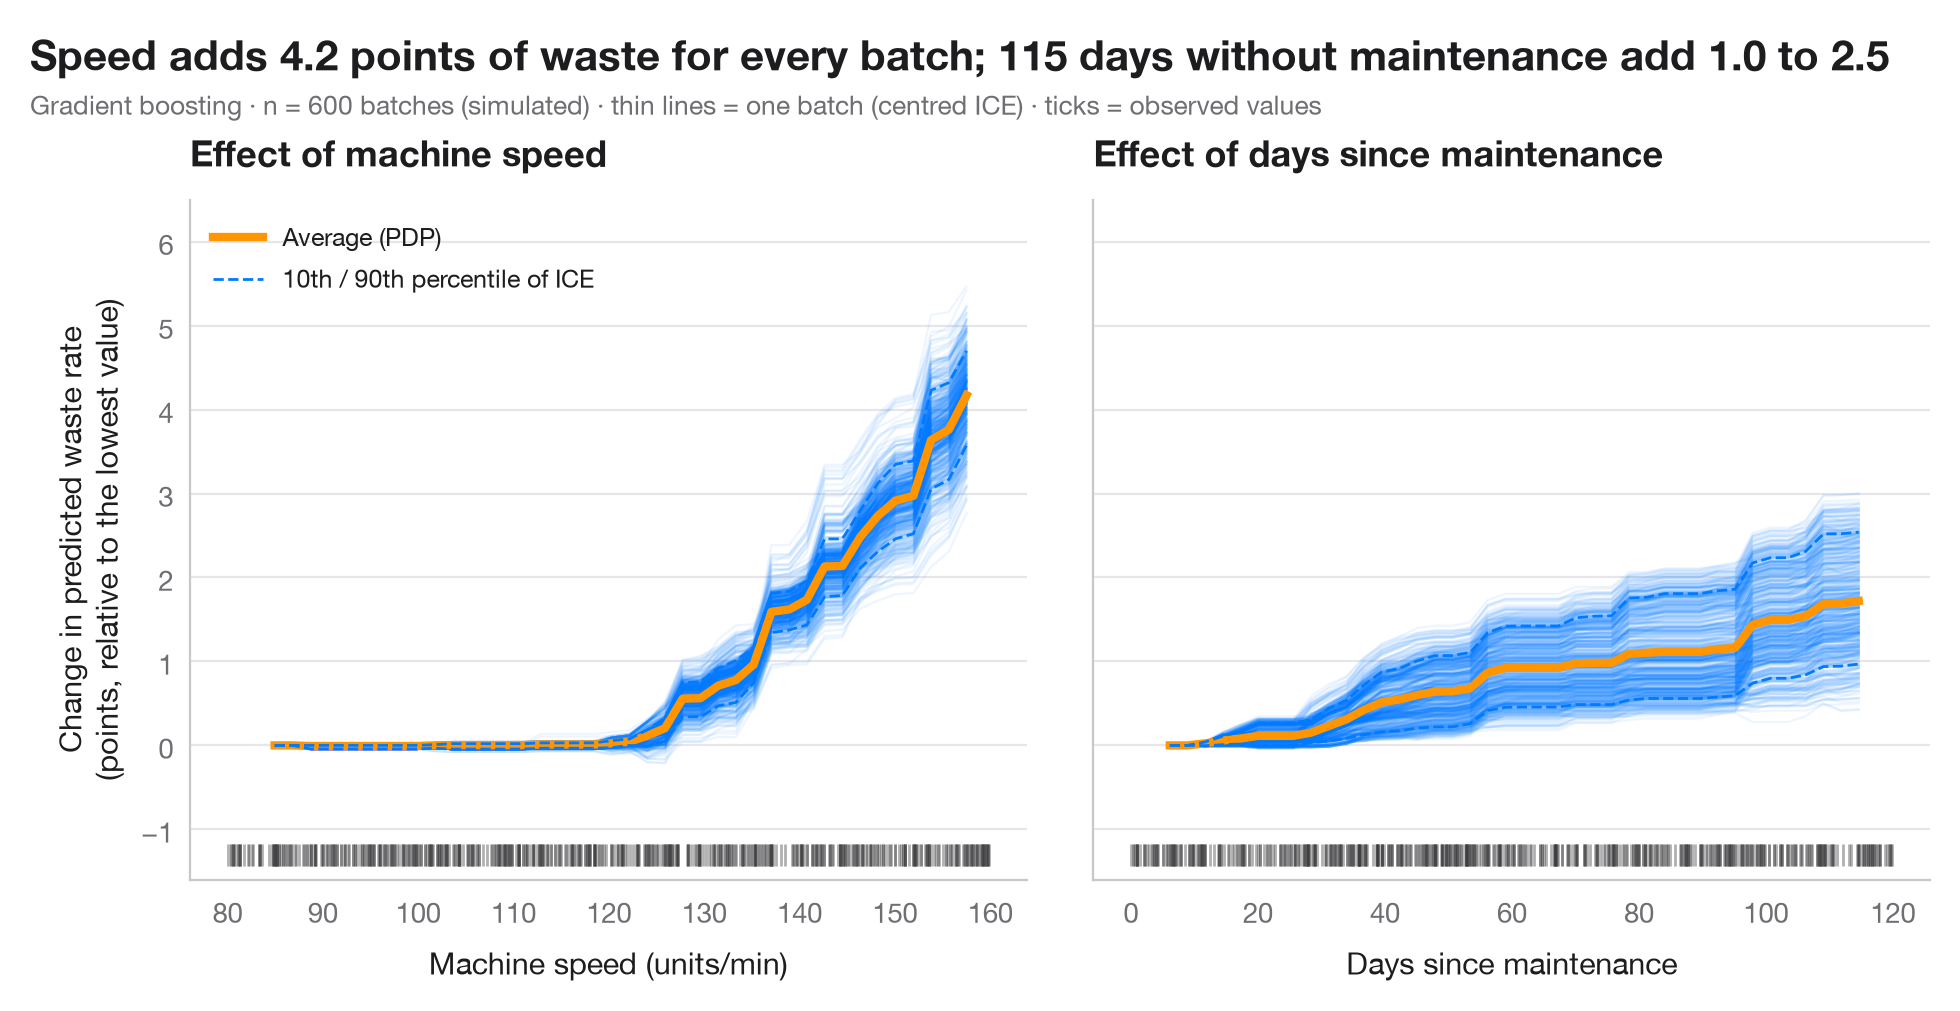

This chart was generated by the following Python code:
"""
title: Partial dependence with ICE curves
summary: How a batch's predicted waste rate changes with machine speed and with days since maintenance — the average (PDP) over one curve per batch (ICE).
r: pdp::partial(ice = TRUE) + autoplot() / iml::FeatureEffect
tags: [partial dependence, ICE, interpretability, non-linearity, gradient boosting, manufacturing]
description: |
  A partial dependence plot (PDP) shows how the model's prediction changes, on
  average, as one feature varies while all others keep their observed values.
  Behind the average sit the **individual conditional expectation** (ICE)
  curves — one per observation. Parallel ICE curves mean the effect is the same
  for everyone; curves that fan out or cross reveal **interactions** that the
  average hides. ICE curves are centred at the left edge so that their shapes,
  not their levels, can be compared; the rug marks where the data actually are,
  since the model extrapolates elsewhere.

  The example is set in the context of Warin, d'Anglade and de Marcellis-Warin
  (2025, *International Journal of Sustainable Engineering*) on data science for
  waste reduction in manufacturing. The data are **simulated** for illustration
  and are *not* the paper's data or results: the same n = 600 production
  batches as in the model comparison. The left panel shows a threshold effect —
  waste is flat at low machine speeds and climbs steeply at high speeds, with
  nearly parallel curves for all batches. The right panel shows days since maintenance, whose ICE
  curves fan out because its effect was built to depend on humidity. The model
  is a gradient-boosting regressor, and the curves come from
  `sklearn.inspection.partial_dependence(kind="both")`. A PDP describes the
  model, not the world: it is causal only if the model is.
"""
import matplotlib.pyplot as plt
import numpy as np
import pandas as pd
from sklearn.ensemble import GradientBoostingRegressor
from sklearn.inspection import partial_dependence
# Simulated data, set in the context of Warin, d'Anglade & de Marcellis-Warin (2025) [warin2025waste]

# Data: 600 production batches; outcome = waste rate (% of material scrapped)
rng = np.random.default_rng(2025)
n = 600
names = {"speed": "Machine speed (units/min)", "temperature": "Temperature (°C)",
         "humidity": "Humidity (%)", "experience": "Operator experience (years)",
         "maintenance": "Days since maintenance", "grade": "Material grade (1 = best)",
         "batch_size": "Batch size (kg)"}
X = pd.DataFrame({"speed": rng.uniform(80, 160, n), "temperature": rng.uniform(195, 225, n),
                  "humidity": rng.uniform(30, 75, n), "experience": rng.gamma(2, 4, n),
                  "maintenance": rng.uniform(0, 120, n), "grade": rng.integers(1, 4, n),
                  "batch_size": rng.uniform(200, 1000, n)})       # batch size has no effect
y = (2 + 0.002 * np.clip(X.speed - 110, 0, None) ** 2            # waste climbs above 110 units/min
     + 0.025 * (X.temperature - 210) ** 2                        # U-shape around the 210 °C set point
     + 3 * np.exp(-X.experience / 3)                             # novices waste more, gains fade
     + 4 * (X.humidity - 30) / 45 * X.maintenance / 120          # humidity hurts worn machines most
     + 0.6 * (X.grade - 1) + rng.normal(0, 0.7, n))
model = GradientBoostingRegressor(learning_rate=0.05, n_estimators=300, max_depth=2,
                                  subsample=0.8, random_state=0).fit(X, y)

features = ["speed", "maintenance"]
change, spread = {}, {}
plt.rcParams["figure.constrained_layout.use"] = False   # manual margins leave room for the subtitle
fig, axes = plt.subplots(1, 2, figsize=(10, 5), sharey=True)
fig.subplots_adjust(left=0.10, right=0.97, top=0.80, bottom=0.12, wspace=0.08)
for ax, f in zip(axes, features):
    pd_res = partial_dependence(model, X, [f], kind="both", grid_resolution=40)
    grid = pd_res["grid_values"][0]
    ice = pd_res["individual"][0]
    ice_c = ice - ice[:, [0]]                      # centred ICE
    pdp_c = pd_res["average"][0] - pd_res["average"][0][0]
    change[f] = pdp_c[-1]                          # average effect over the whole range
    lo, hi = np.percentile(ice_c, [10, 90], axis=0)
    spread[f] = (lo[-1], hi[-1])
    ax.plot(grid, ice_c.T, color="#007AFF", alpha=0.07, lw=0.8)
    ax.plot(grid, pdp_c, color="#FF9500", lw=3, label="Average (PDP)")
    ax.plot(grid, lo, color="#007AFF", lw=1, ls="--")
    ax.plot(grid, hi, color="#007AFF", lw=1, ls="--", label="10th / 90th percentile of ICE")
    ax.plot(X[f], np.full(len(X), -1.3), "|", color="#3A3A3C", ms=8, alpha=0.4)   # rug
    ax.set_xlabel(names[f])
    ax.set_title(f"Effect of {names[f].split(' (')[0].lower()}")
axes[0].set_ylim(-1.6, 6.5)
axes[0].set_ylabel("Change in predicted waste rate\n(points, relative to the lowest value)")
axes[0].legend(loc="upper left", fontsize=9)
m_lo, m_hi = spread["maintenance"]
fig.suptitle(f"Speed adds {change['speed']:.1f} points of waste for every batch; {grid[-1]:.0f} days without "
             f"maintenance add {m_lo:.1f} to {m_hi:.1f}", x=0.02, y=0.97, ha="left")
fig.text(0.02, 0.885, f"Gradient boosting · n = {n} batches (simulated) · thin lines = one batch (centred ICE) · "
         "ticks = observed values", fontsize=9.5, color="#6E6E73")
plt.show()
